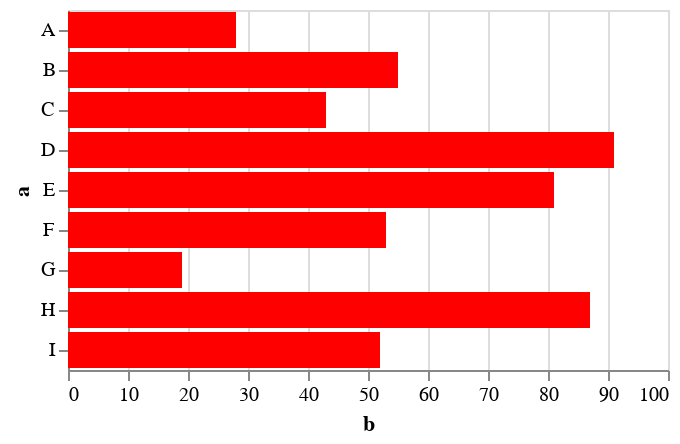

This figure's Vega-Lite source:
### Vega-Lite specification from a JSON file in a GitHub repository (floating-point values rounded to 4 significant figures)
{"$schema": "https://vega.github.io/schema/vega-lite/v5.json", "description": "A simple bar chart with embedded data.", "data": {"values": [{"a": "A", "b": 28}, {"a": "B", "b": 55}, {"a": "C", "b": 43}, {"a": "D", "b": 91}, {"a": "E", "b": 81}, {"a": "F", "b": 53}, {"a": "G", "b": 19}, {"a": "H", "b": 87}, {"a": "I", "b": 52}]}, "mark": "bar", "encoding": {"y": {"field": "a", "type": "nominal", "axis": {"labelAngle": 0}}, "x": {"field": "b", "type": "quantitative"}, "color": {"value": "red"}}}
